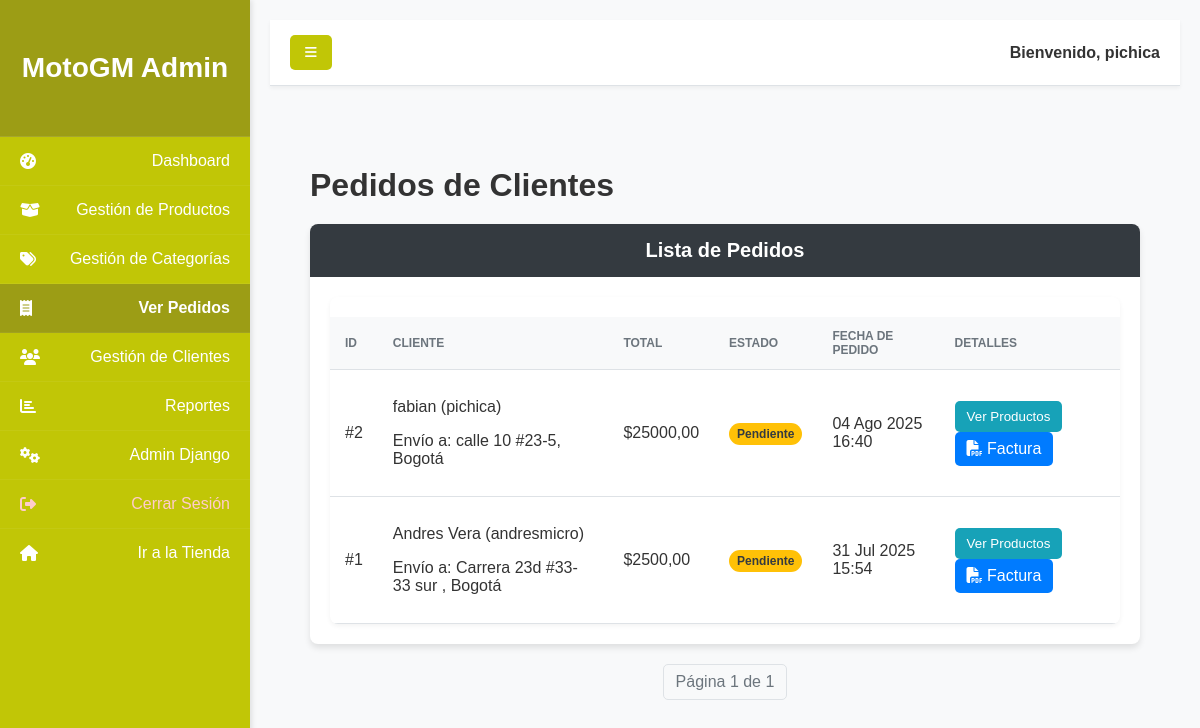
Before: /dashboard_admin/ver-pedidos/ (signed in) with the older database file.
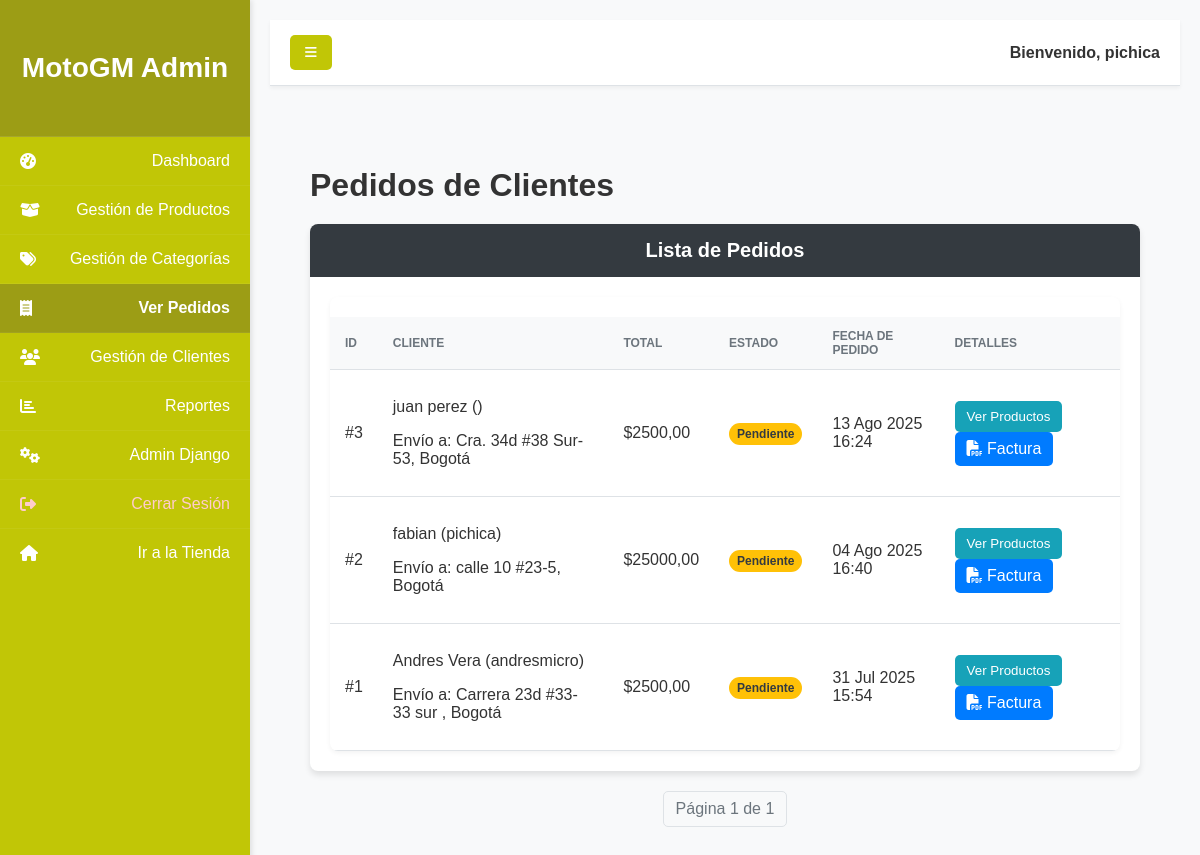
After: the same page with the newer database file.
### productos/models.py (models this page shows, shortened)
class Pedido(models.Model):
    usuario = models.ForeignKey(User, on_delete=models.CASCADE, null=True, blank=True)
    nombre = models.CharField(max_length=100)
    direccion = models.CharField(max_length=255)
    ciudad = models.CharField(max_length=100)
    total_pedido = models.DecimalField(max_digits=10, decimal_places=2, default=0.00)
    fecha_creacion = models.DateTimeField(auto_now_add=True)
    estado = models.CharField(max_length=50, choices=ESTADO_CHOICES, default='Pendiente')

### dashboard_admin/views.py (the view)
# urls.py: path('ver-pedidos/', views.ver_pedidos, name='ver_pedidos'),
@login_required
@user_passes_test(is_staff)
def ver_pedidos(request):
    pedidos = Pedido.objects.all().order_by('-fecha_creacion')
    paginator = Paginator(pedidos, 10) # 10 pedidos por página
    page_number = request.GET.get('page')
    page_obj = paginator.get_page(page_number)
    context = {
        'page_obj': page_obj
    }
    return render(request, 'dashboard_admin/ver_pedidos.html', context)

### dashboard_admin/views.py (called while the page is built)
def is_staff(user):
        return user.is_staff

### productos/context_processors.py (called while the page is built)
def cart_item_count(request):
    cart_count = 0
    if request.user.is_authenticated:
        cart_count = CarritoItem.objects.filter(usuario=request.user).count() # o .aggregate(Sum('cantidad'))['cantidad__sum'] si quieres sumar las cantidades
    return {'cart_count': cart_count}

### dashboard_admin/templates/dashboard_admin/ver_pedidos.html (shortened to what this page needs)
{% extends 'dashboard_admin/dashboard_base.html' %}
{% load static %}
{% block dashboard_content %}
<div class="container-fluid-custom py-4">
    <h1 class="content-title">Pedidos de Clientes</h1>
    <div class="row">
        <div class="col-12">
            <div class="card-pedidos">
                <div class="card-header-pedidos">
                    <h6 class="text-white text-capitalize">Lista de Pedidos</h6>
                </div>
                <div class="card-body">
                    <div class="table-responsive">
                        <table class="table-pedidos">
                            <thead>
                                <tr>
                                    <th>ID</th>
                                    <th>Cliente</th>
                                    <th>Total</th>
                                    <th>Estado</th>
                                    <th>Fecha de Pedido</th>
                                    <th>Detalles</th>
                                </tr>
                            </thead>
                            <tbody>
                                {% for pedido in page_obj %}
                                <tr>
                                    <td>
                                        <p class="text-xs font-weight-bold mb-0">#{{ pedido.pk }}</p>
                                    </td>
                                    <td>
                                        <p class="text-xs font-weight-bold mb-0">{{ pedido.nombre }} ({{ pedido.usuario.username }})</p>
                                        <p class="text-xs text-secondary mb-0">Envío a: {{ pedido.direccion }}, {{ pedido.ciudad }}</p>
                                    </td>
                                    <td>
                                        <p class="text-xs font-weight-bold mb-0">${{ pedido.total_pedido|floatformat:2 }}</p>
                                    </td>
                                    <td>
                                        {% if pedido.estado == 'Completado' %}
                                            <span class="badge badge-success">{{ pedido.estado }}</span>
                                        {% elif pedido.estado == 'Cancelado' %}
                                            <span class="badge badge-danger">{{ pedido.estado }}</span>
                                        {% else %}
                                            <span class="badge badge-warning">{{ pedido.estado }}</span>
                                        {% endif %}
                                    </td>
                                    <td class="align-middle">
                                        <span class="text-secondary text-xs font-weight-bold">{{ pedido.fecha_creacion|date:"d M Y H:i" }}</span>
                                    </td>
                                    <td class="align-middle">
                                        <button class="btn-detalles" onclick="showModal('pedidoModal-{{ pedido.pk }}')">
                                            Ver Productos
                                        </button>
                                        <a href="{% url 'dashboard_admin:descargar_factura' pedido.id %}" class="btn-factura">
                                            <i class="fas fa-file-pdf"></i> Factura
                                        </a>
                                    </td>
                                </tr>
                                {% endfor %}
                            </tbody>
                        </table>
                    </div>
                </div>
            </div>
        </div>
    </div>
    <nav aria-label="Page navigation">
        <ul class="pagination">
            <li class="page-item disabled">Página {{ page_obj.number }} de {{ page_obj.paginator.num_pages }}</li>
        </ul>
    </nav>
</div>
{% endblock dashboard_content %}

Changed rows visible on the page:
added Pedido: pk "3", nombre "juan perez", direccion "Cra. 34d #38 Sur-53", ciudad "Bogotá", total_pedido "2500,00", estado "Pendiente", fecha_creacion "13 Ago 2025 16:24"
